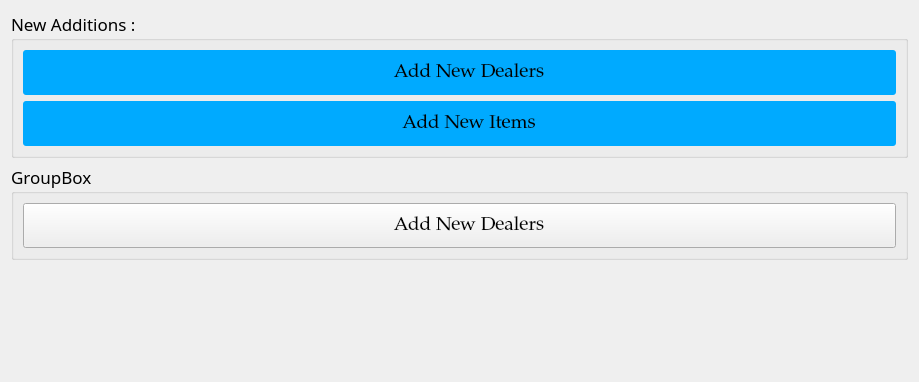
                      <widget class="QWidget" name="scrollAreaWidgetContents_4">
                       <property name="geometry">
                        <rect>
                         <x>0</x>
                         <y>0</y>
                         <width>919</width>
                         <height>382</height>
                        </rect>
                       </property>
                       <layout class="QVBoxLayout" name="verticalLayout_17">
                        <item>
                         <widget class="QGroupBox" name="groupBox_2">
                          <property name="maximumSize">
                           <size>
                            <width>16777215</width>
                            <height>150</height>
                           </size>
                          </property>
                          <property name="font">
                           <font>
                            <family>Mongolian Baiti</family>
                            <pointsize>13</pointsize>
                           </font>
                          </property>
                          <property name="styleSheet">
                           <string notr="true">QFrame{
	border-radius: 3px;
	background-color: rgb(170, 85, 255);
}

QPushButton {
	background-color: rgb(0, 170, 255);
	border-radius: 3px;
}
QPushButton::hover {
	
	background-color: rgb(0, 255, 255);
}</string>
                          </property>
                          <property name="title">
                           <string>New Additions :</string>
                          </property>
                          <layout class="QVBoxLayout" name="verticalLayout_14">
                           <item>
                            <widget class="QPushButton" name="AddNewDealer">
                             <property name="minimumSize">
                              <size>
                               <width>0</width>
                               <height>45</height>
                              </size>
                             </property>
                             <property name="font">
                              <font>
                               <family>Palatino Linotype</family>
                               <pointsize>14</pointsize>
                              </font>
                             </property>
                             <property name="text">
                              <string>    Add New Dealers</string>
                             </property>
                             <property name="icon">
                              <iconset resource="Icons.qrc">
                               <normaloff>:/icons/icons/cil-user-follow.png</normaloff>:/icons/icons/cil-user-follow.png</iconset>
                             </property>
                             <property name="iconSize">
                              <size>
                               <width>25</width>
                               <height>25</height>
                              </size>
                             </property>
                            </widget>
                           </item>
                           <item>
                            <widget class="QPushButton" name="AddNewItem">
                             <property name="minimumSize">
                              <size>
                               <width>0</width>
                               <height>45</height>
                              </size>
                             </property>
                             <property name="font">
                              <font>
                               <family>Palatino Linotype</family>
                               <pointsize>14</pointsize>
                              </font>
                             </property>
                             <property name="text">
                              <string>    Add New Items</string>
                             </property>
                             <property name="icon">
                              <iconset resource="Icons.qrc">
                               <normaloff>:/icons/icons/cil-library-add.png</normaloff>:/icons/icons/cil-library-add.png</iconset>
                             </property>
                             <property name="iconSize">
                              <size>
                               <width>25</width>
                               <height>25</height>
                              </size>
                             </property>
                            </widget>
                           </item>
                          </layout>
                         </widget>
                        </item>
                        <item>
                         <widget class="QGroupBox" name="groupBox">
                          <property name="font">
                           <font>
                            <family>Mongolian Baiti</family>
                            <pointsize>13</pointsize>
                           </font>
                          </property>
                          <property name="title">
                           <string>GroupBox</string>
                          </property>
                          <layout class="QVBoxLayout" name="verticalLayout_18">
                           <item>
                            <widget class="QPushButton" name="AddNewDealer_2">
                             <property name="minimumSize">
                              <size>
                               <width>0</width>
                               <height>45</height>
                              </size>
                             </property>
                             <property name="font">
                              <font>
                               <family>Palatino Linotype</family>
                               <pointsize>14</pointsize>
                              </font>
                             </property>
                             <property name="text">
                              <string>    Add New Dealers</string>
                             </property>
                             <property name="icon">
                              <iconset resource="Icons.qrc">
                               <normaloff>:/icons/icons/cil-user-follow.png</normaloff>:/icons/icons/cil-user-follow.png</iconset>
                             </property>
                             <property name="iconSize">
                              <size>
                               <width>25</width>
                               <height>25</height>
                              </size>
                             </property>
                            </widget>
                           </item>
                          </layout>
                         </widget>
                        </item>
                        <item>
                         <spacer name="verticalSpacer_2">
                          <property name="orientation">
                           <enum>Qt::Vertical</enum>
                          </property>
                          <property name="sizeHint" stdset="0">
                           <size>
                            <width>20</width>
                            <height>132</height>
                           </size>
                          </property>
                         </spacer>
                        </item>
                       </layout>
                      </widget>
